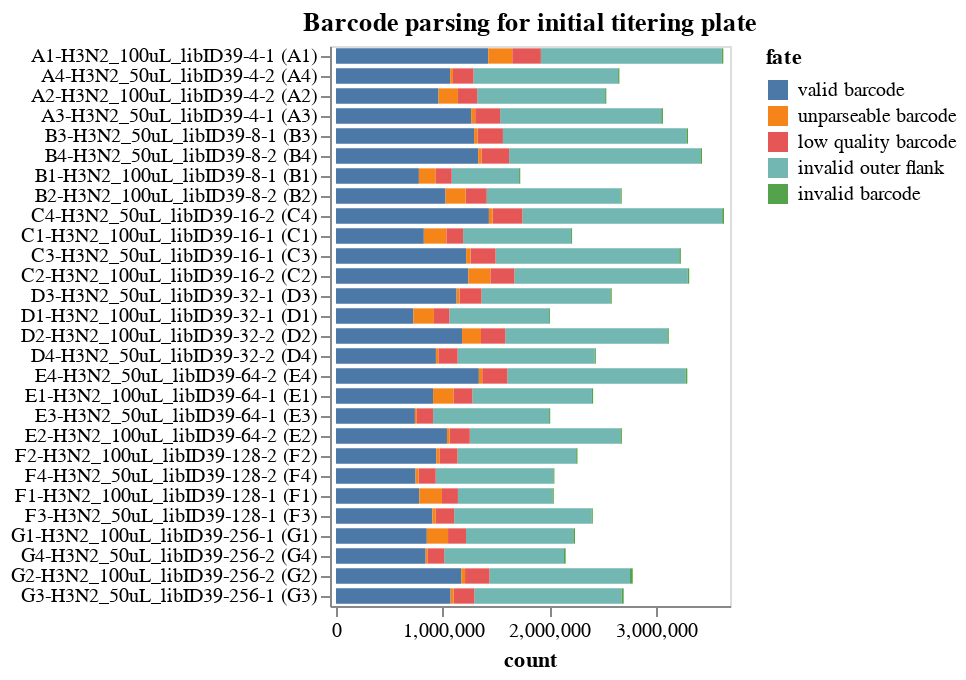

Notebook source saved alongside this figure:
### Markdown cell above
## Statistics on barcode-parsing for each sample
Make interactive chart of the "fates" of the sequencing reads parsed for each sample on the plate.

If most sequencing reads are not "valid barcodes", this could potentially indicate some problem in the sequencing or barcode set you are parsing.

Potential fates are:
 - *valid barcode*: barcode that matches a known virus or neutralization standard, we hope most reads are this.
 - *invalid barcode*: a barcode with proper flanking sequences, but does not match a known virus or neutralization standard. If you  have a lot of reads of this type, it is probably a good idea to look at the invalid barcode CSVs (in the `./results/barcode_invalid/` subdirectory created by the pipeline) to see what these invalid barcodes are.
 - *unparseable barcode*: could not parse a barcode from this read as there was not a sequence of the correct length with the appropriate flanking sequence.
 - *low quality barcode*: low-quality or `N` nucleotides in barcode, could indicate problem with sequencing.
 - *failed chastity filter*: reads that failed the Illumina chastity filter, if these are reported in the FASTQ (they may not be).

Also, if the number of reads per sample is very uneven, that could indicate that you did not do a good job of balancing the different samples in the Illumina sequencing.

### Code cell
fates = (
    pd.concat([pd.read_csv(f).assign(well=f.strip(platedir).strip('_fates.csv')) for f, s in zip(fate_csvs, samples)])
    .merge(samples_df, validate="many_to_one", on="well")
    .assign(
        fate_counts=lambda x: x.groupby("fate")["count"].transform("sum"),
        sample_well=lambda x: x["sample"] + " (" + x["well"] + ")",
    )
    .query("fate_counts > 0")[  # only keep fates with at least one count
        ["fate", "count", "well", "sample_well", "dilution_factor"]
    ]
)

assert len(fates) == len(fates.drop_duplicates())


sample_wells = list(
    fates.sort_values(["dilution_factor"])["sample_well"]
)



fates_chart = (
    alt.Chart(fates)
    .encode(
        alt.X("count", scale=alt.Scale(nice=False, padding=3)),
        alt.Y(
            "sample_well",
            title=None,
            sort=sample_wells,
        ),
        alt.Color("fate", sort=sorted(fates["fate"].unique(), reverse=True)),
        alt.Order("fate", sort="descending"),
        tooltip=fates.columns.tolist(),
    )
    .mark_bar(height={"band": 0.85})
    .properties(
        height=alt.Step(10),
        width=200,
        title=f"Barcode parsing for initial titering plate",
    )
    .configure_axis(grid=False)
)

fates_chart

### Figure 1 — Vega-Lite specification as saved in the notebook (floating-point values rounded to 4 significant figures; data arrays with more than 128 entries replaced by an {"elided": "..."} marker saying what was removed)
{"config": {"view": {"continuousWidth": 300, "continuousHeight": 300}, "axis": {"grid": false}}, "data": {"name": "data-bd045abd002c6d99bbdf9002aa25beee"}, "mark": {"type": "bar", "height": {"band": 0.85}}, "encoding": {"color": {"field": "fate", "sort": ["valid barcode", "unparseable barcode", "low quality barcode", "invalid outer flank", "invalid barcode"], "type": "nominal"}, "order": {"field": "fate", "sort": "descending", "type": "nominal"}, "tooltip": [{"field": "fate", "type": "nominal"}, {"field": "count", "type": "quantitative"}, {"field": "well", "type": "nominal"}, {"field": "sample_well", "type": "nominal"}, {"field": "dilution_factor", "type": "quantitative"}], "x": {"field": "count", "scale": {"nice": false, "padding": 3}, "type": "quantitative"}, "y": {"field": "sample_well", "sort": {"elided": "140 str values"}, "title": null, "type": "nominal"}}, "height": {"step": 10}, "title": "Barcode parsing for initial titering plate", "width": 200, "$schema": "https://vega.github.io/schema/vega-lite/v5.16.3.json", "datasets": {"data-bd045abd002c6d99bbdf9002aa25beee": {"elided": "140 records"}}}
